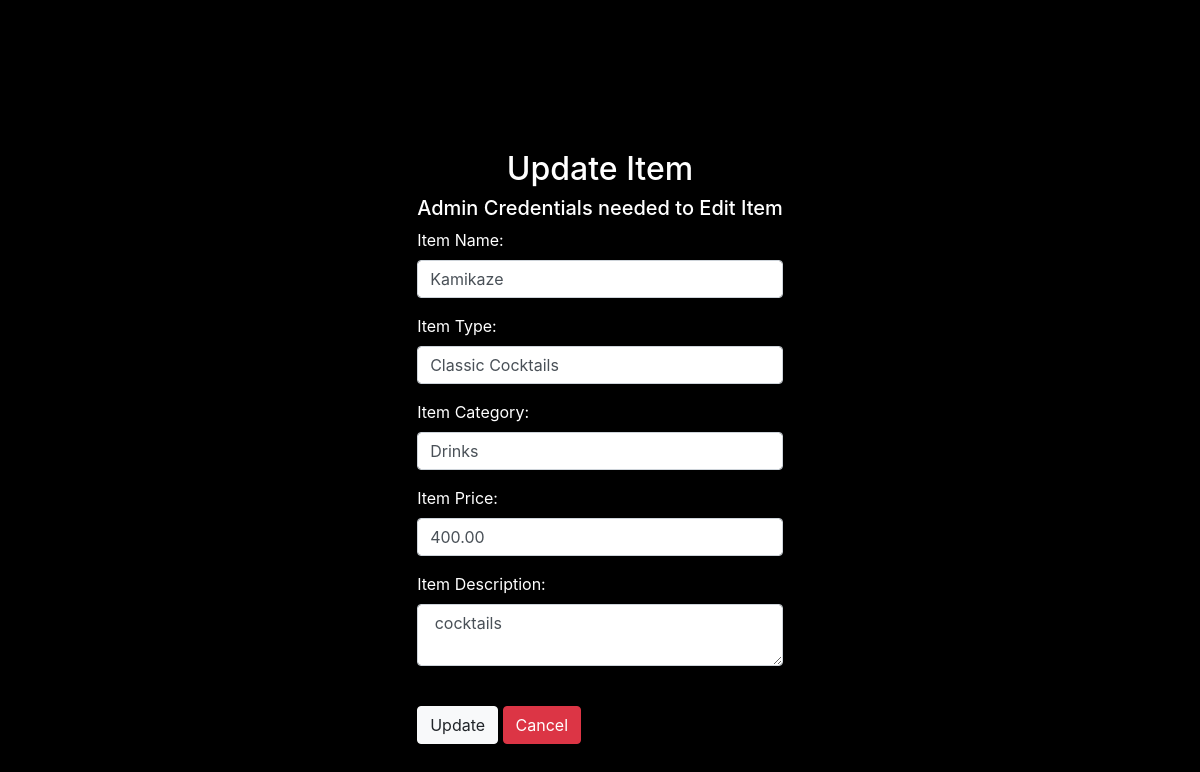
Screenshot of /adminside/menuCrud/updateItem.php?id=C1 with the database file from the repository.
### tables this page shows
CREATE TABLE `menu` (
  `item_id` varchar(6) NOT NULL,
  `item_name` varchar(255) DEFAULT NULL,
  `item_type` varchar(255) DEFAULT NULL,
  `item_category` varchar(255) DEFAULT NULL,
  `item_price` decimal(10,2) DEFAULT NULL,
  `item_description` varchar(255) DEFAULT NULL
);

### adminside/menuCrud/updateItem.php (the view, shortened to what this page needs)
<?php
require_once "../config.php";
$item_id = $item_name = $item_type = $item_category = $item_price = $item_description = "";
if (isset($_GET['id']) && !empty($_GET['id'])) {
    $sql = "SELECT * FROM Menu WHERE item_id = ?";
    if ($stmt = mysqli_prepare($link, $sql)) {
        mysqli_stmt_bind_param($stmt, "s", $param_item_id);
        if (mysqli_stmt_execute($stmt)) {
            $result = mysqli_stmt_get_result($stmt);
            if (mysqli_num_rows($result) == 1) {
                $row = mysqli_fetch_assoc($result);
                $item_name = $row['item_name'];
                $item_type = $row['item_type'];
                $item_category = $row['item_category'];
                $item_price = $row['item_price'];
                $item_description = $row['item_description'];
            } else {
                echo "Item not found.";
                exit();
            }
        } else {
            echo "Error retrieving item details.";
            exit();
        }
    }
}
?>
<!DOCTYPE html>
<html lang="en">
<head>
    <link rel="stylesheet" href="https://stackpath.bootstrapcdn.com/bootstrap/4.5.2/css/bootstrap.min.css">
</head>
<body>
     <div class="login-container">
        <div class="login_wrapper">
    <div class="wrapper">
    <h2 style="text-align: center;">Update Item</h2>
    <h5>Admin Credentials needed to Edit Item</h5>
    <form action="" method="post" >
        <div class="form-group">
            <label for="item_name"  class="form-label" >Item Name:</label>
            <input type="text" name="item_name" id="item_name" class="form-control"  placeholder="Spaghetti" value="<?php echo htmlspecialchars($item_name); ?>" required>
        </div>
        <div class="form-group">
            <label for="item_type"  class="form-label">Item Type:</label>
            <input type="text" name="item_type" id="item_type" class="form-control"placeholder="Beer, Cocktail, etc .." value="<?php echo htmlspecialchars($item_type); ?>" required>
        </div>
        <div class="form-group"  class="form-label">
            <label for="item_category" >Item Category:</label>
            <input type="text" name="item_category" id="item_category" class="form-control" placeholder="Main Dish/ Side Dish/ Drinks" value="<?php echo htmlspecialchars($item_category); ?>" required>
        </div>
        <div class="form-group" class="form-label">
            <label for="item_price">Item Price:</label>
            <input type="number" min=0.01 step="0.01" name="item_price" id="item_price" placeholder="Enter Item Price"class="form-control" value="<?php echo htmlspecialchars($item_price);?>" required>
        </div>
        <div class="form-group" >
            <label for="item_description" class="form-label" >Item Description:</label>
            <textarea name="item_description" id="item_description" placeholder="The dish...." required class="form-control"> <?php echo htmlspecialchars($item_description); ?> </textarea>
        </div>
        <br>
        <button class="btn btn-light" type="submit" name="submit" value="submit">Update</button>
        <a class="btn btn-danger" href="../panel/menu-panel.php" >Cancel</a>
    </form>
    </div>
        </div>
    </div>
</body>
</html>

### adminside/menuCrud/updateItem.php (style rules this page uses)
body { display: flex; justify-content: center; align-items: center; background-color: black; color: white; }
.login-container { padding: 50px; border-radius: 10px; margin: 100px auto; max-width: 500px; }

### rows the page displays
menu: item_name "Kamikaze", item_type "Classic Cocktails", item_category "Drinks", item_price "400.00", item_description "cocktails"
